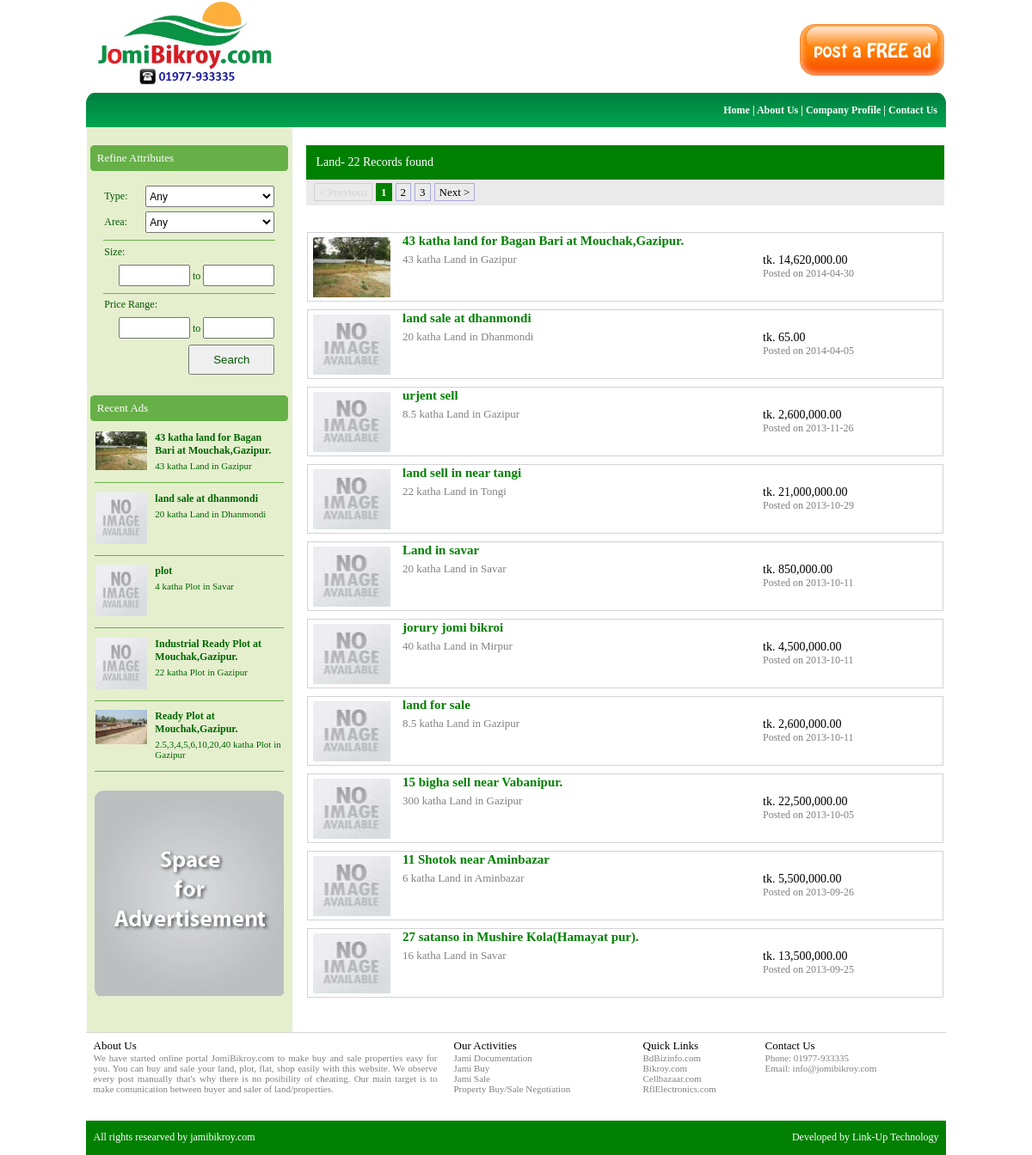
The app's page /item/?type=Land with its own data.
### tables this page shows
CREATE TABLE IF NOT EXISTS `published` (
  `id` int(11) NOT NULL AUTO_INCREMENT,
  `adid` int(11) NOT NULL,
  `date` text NOT NULL,
  `ipaddress` text NOT NULL,
  `type` text NOT NULL,
  `location` text NOT NULL,
  `size` varchar(20) NOT NULL,
  `address` text NOT NULL,
  `documentation` text NOT NULL,
  `price` varchar(20) NOT NULL,
  `title` text NOT NULL,
  `details` text NOT NULL,
  `yname` text NOT NULL,
  `ylocation` text NOT NULL,
  `yaddress` text NOT NULL,
  `phone` text NOT NULL,
  `email` text NOT NULL,
  `status` varchar(20) NOT NULL,
  `feature` varchar(1) NOT NULL DEFAULT '0',
  PRIMARY KEY (`id`)
);

### config.php (called while the page is built)
<?php
$base_url=$curl;
?>

### item/index.php (the view, shortened to what this page needs)
<?php
$curl="../";
include('../config.php');
$type=$_GET['type'];
$tbl_name = "published";
$adjacents = 6;
$query = "SELECT COUNT(*) as num FROM $tbl_name where title!='' && status='published' && type='$type'";
$total_pages = mysql_fetch_array(mysql_query($query));
$total_pages = $total_pages['num'];
?>
<html>
	<head>
		<link href="../css/style.css" rel="stylesheet" type="text/css">
	</head>
	<body onload="showContent()">
		<table border="0px" id="content" width="1000px" height="1000px" style="border-collapse:collapse;background:white;display:none">
			<tr class="headerheight">
				<td>
					<?php include('../header.php');?>
				</td>
			</tr>
			<tr height="40px">
				<td align="right" style="font-family:tahoma;color:white;font-size:12px;background-image:url('../images/101.png');background-repeat:no-repeat;background-position:left top;">
					<?php include('../topmenu.php');?>
				</td>
			</tr>
			<tr height="700px">
				<td valign="top">
					<table border="0px" width="100%" height="100%" style="margin:-1 0;border-collapse:collapse;">
						<tr height="5px">
							<td width="240px" bgcolor="#E5EFCE">&nbsp;</td>
							<td width="20px"></td>
							<td></td>
						</tr>
						<tr>
							<td bgcolor="#E5EFCE" align="center" valign="top">
								<?php include('../leftcontains.php');?>
							</td>
							<td></td>
							<td align="left" valign="top">
								<table border="0px" width="740px" style="border-collapse:collapse;">
									<tr height="40px" bgcolor="green">
										<td><font style="font-family:tahoma;font-size:14px;color:white">&nbsp;&nbsp;&nbsp;<?php echo "$type- $total_pages";?> Records found</font></td>
									</tr>
									<tr height="30px" bgcolor="#EAEAEA">
										<td align="left">
<?php
$targetpage = "";
$limit = 10;
if(isset($_REQUEST['page']))
$page = $_GET['page'];
else
$page=1;
if ($page)
	$start = ($page - 1) * $limit;
else
	$start = 0;
$sql = "SELECT * FROM $tbl_name where title!='' && status='published' && type='$type' order by adid desc LIMIT $start, $limit";
$result = mysql_query($sql);
$prev = $page - 1;
$next = $page + 1;
$lastpage = ceil($total_pages / $limit);
$pagination = "";
if ($lastpage > 1) {
	$pagination .= "<div class=\"pagination\">";
	if ($page > 1)
		$pagination .= "<a href=\"$targetpage?page=$prev&&type=$type\">< Previous</a>";
	else
		$pagination .= "<span class=\"disabled\">< Previous</span>";
	if ($lastpage < 7 + ($adjacents * 2))
	{
		for ($counter = 1; $counter <= $lastpage; $counter++) {
			if ($counter == $page)
				$pagination .= "<span class=\"current\">$counter</span>";
			else
				$pagination .= "<a href=\"$targetpage?page=$counter&&type=$type\">$counter</a>";
		}
	}
	if ($page < $counter - 1)
		$pagination .= "<a href=\"$targetpage?page=$next&&type=$type\">Next ></a>";
	else
		$pagination .= "<span class=\"disabled\">Next ></span>";
	$pagination .= "</div>\n";
}
?>
<?=$pagination ?>
										</td>
									</tr>
									<tr height="30px">
										<td></td>
									</tr>
									<tr>
										<td>
											<table border="0px" width="740px" style="border-collapse:collapse;">
											<?php
											if($type=="Land" || $type=="Plot" || $type=="Plot_for_Developers")
											$unit="katha";
											while($row=mysql_fetch_array($result)){
											if (file_exists("../newad/thumb/$row[adid].jpg")){
											$img = "$row[adid].jpg";
											}
											else{
											$img = "noimg.jpg";
											}
											?>
												<tr id="<?php echo "$row[id]";?>" onmouseover="ItemHover('<?php echo "$row[id]";?>')" onmouseout="ItemHoverOut('<?php echo "$row[id]";?>')" onclick="window.location.href='detail/?adid=<?php echo "$row[adid]";?>';" height="80px" style="border:1px solid lightgrey;cursor:pointer">
													<td width="100px" align="center" valign="middle"><img src="../newad/thumb/<?php echo $img;?>" width="90px" height="70px"></td>
													<td width="5px"></td>
													<td width="400px" align="left" valign="top">
														<font style="font-family:tahoma;font-size:15px;color:green;font-weight:bold"><?php echo "$row[title]";?></font><br><font style="font-size:4px"><br></font>
														<font style="font-family:tahoma;font-size:13px;color:gray;"><?php echo "$row[size] $unit $type";?> in <?php echo "$row[location]";?></font>
													</td>
													<td width="15px"></td>
													<td>
														<font style="font-family:tahoma;font-size:14px;">tk. <?php echo number_format("$row[price]", 2);?></font><br>
														<font style="font-family:tahoma;font-size:12px;color:gray">Posted on <?php echo "$row[date]";?></font>
													</td>
												</tr>
												<tr height="10px">
													<td colspan="5"></td>
												</tr>
											<?php }?>
											</table>
										</td>
									</tr>
								</table>
							</td>
						</tr>
					</table>
				</td>
			</tr>
			<tr height="100px" style="border-top:1px solid lightgray">
				<td align="center"><?php include('../footer.php');?></td>
			</tr>
			<tr height="40px">
				<td bgcolor="green" align="center"><?php include('../bottom-footer.php');?></td>
			</tr>
		</table>
	</body>
</html>

### leftcontains.php (shortened to what this page needs)
<table border="0px" width="230px" style="border-collapse:collapse;font-family:tahoma;">
	<tr>
		<td height="30px" style="background-image:url('<?php echo $base_url;?>images/102.png');background-repeat:no-repeat;background-position:left top;font-size:13px;color:white">&nbsp;&nbsp;Refine Attributes</td>
	</tr>
	<tr>
		<td align="center">
			<form action="<?php echo $base_url;?>filter" method="get" style="font-size:12px">
				<br>
				<table border="0px" width="200px" style="font-size:12px;border-collapse:collapse;">
					<tr>
						<td width="50px" style="color:#005500;">Type:</td>
						<td>
							<select name="cmbtype" style="width:150px;height:25px;font-size:12px" onchange="SizeText()">
<option>Any</option>
							</select>
						</td>
					</tr>
					<tr height="3px">
						<td colspan="2"></td>
					</tr>
					<tr>
						<td style="color:#005500;">Area:</td>
						<td>
							<select name="cmblocation" style="width:150px;height:25px;font-size:12px">
<option>Any</option>
							</select></td>
					</tr>
					<tr height="5px">
						<td colspan="2"></td>
					</tr>
					<tr height="1px">
						<td colspan="2" style="border-bottom:1px solid #67B048"></td>
					</tr>
					<tr height="5px">
						<td colspan="2"></td>
					</tr>
					<tr>
						<td colspan="2" id="sizetext" style="color:#005500;">Size:</td>
					</tr>
					<tr height="5px">
						<td colspan="2"></td>
					</tr>
					<tr>
						<td colspan="2" align="right" style="color:#005500;">
							<input type="text" name="txtsizefrom" style="width:83px;height:25px;font-size:12px">
							to
							<input type="text" name="txtsizeto" style="width:83px;height:25px;font-size:12px">
						</td>
					</tr>
					<tr height="5px">
						<td colspan="2"></td>
					</tr>
					<tr height="1px">
						<td colspan="2" style="border-bottom:1px solid #67B048"></td>
					</tr>
					<tr height="5px">
						<td colspan="2"></td>
					</tr>
					<tr>
						<td colspan="2" style="color:#005500;">Price Range:</td>
					</tr>
					<tr height="5px">
						<td colspan="2"></td>
					</tr>
					<tr>
						<td colspan="2" align="right" style="color:#005500;">
							<input name="txtpricefrom" type="text" name="" style="width:83px;height:25px;font-size:12px">
							to
							<input name="txtpriceto" type="text" name="" style="width:83px;height:25px;font-size:12px">
						</td>
					</tr>
					<tr height="5px">
						<td colspan="2"></td>
					</tr>
					<tr>
						<td colspan="2" align="right"><input style="width:100px;height:35px;color:#005500;cursor:pointer" type="submit" name="fltrsubmit" value="Search"></td>
					</tr>
				</table>
			</form>
		</td>
	</tr>
	<tr height="10px"><td></td></tr>
	<tr>
		<td height="30px" style="background-image:url('<?php echo $base_url;?>images/102.png');background-repeat:no-repeat;background-position:left top;font-size:13px;color:white">&nbsp;&nbsp;Recent Ads</td>
	</tr>
	<tr>
		<td align="center">
			<table border="0px" width="220px" style="border-collapse:collapse;">
				<tr height="10px">
					<td colspan="3"></td>
				</tr>
				<?php
				$unit="";
				$raquery=mysql_query("select * from published where status='published' && title!='' order by id desc limit 5");
				while ($rarow=mysql_fetch_array($raquery)){
				if(file_exists("{$base_url}newad/thumb/$rarow[adid].jpg")){
				$img = "$rarow[adid].jpg";
				}
				else{
				$img = "noimg.jpg";
				}
				if($rarow['type'] == 'Land' || $rarow['type'] == 'Plot' || $rarow['type'] == 'Plot_for_Developers')
				$unit = "katha";
				else
				$unit = "sft.";
				?>
				<tr id="rarow<?php echo "$rarow[adid]";?>" onmouseover="rahover('rarow<?php echo "$rarow[adid]";?>')" onmouseout="rahover('rarow<?php echo "$rarow[adid]";?>')" onclick="window.location.href='<?php echo $base_url;?>item/detail/?adid=<?php echo "$rarow[adid]";?>'" align="left" valign="top" style="cursor:pointer;color:#006600">
					<td width="60px"><img src="<?php echo $base_url;?>newad/thumb/<?php echo "$img";?>" width="60px"></td>
					<td width="5px"></td>
					<td>
						<font style="font-family:tahoma;font-size:12px;font-weight:bold;"><?php echo "$rarow[title]";?></font><br>
						<font style="font-family:tahoma;font-size:11px;"><?php echo "$rarow[size] $unit $rarow[type] in $rarow[location]";?></font><br>
					</td>
				</tr>
				<tr height="10px">
					<td colspan="3"></td>
				</tr>
				<tr height="1px" style="border-bottom:1px solid #67B048">
					<td colspan="3"></td>
				</tr>
				<tr height="10px">
					<td colspan="3"></td>
				</tr>
				<?php }?>
			</table>
		</td>
	</tr>
	<tr height="10px"><td></td></tr>
	<tr>
		<td width="230px" height="150px" align="center">
			<img src="<?php echo "{$base_url}images/placead.png"?>" width="220px">
		</td>
	</tr>
	<tr height="15px"><td></td></tr>
	<tr height="25px" style="font-family:tahoma;font-size:12px;">
		<td>
		</td>
	</tr>
</table>

### css/style.css (style rules this page uses)
body { width:1000px; text-align:center; margin:0 auto; }
.headerheight { height:100px; }

### item/index.php (style rules this page uses)
div.pagination { font-family:tahoma; font-size:13px; padding: 3px; margin: 3px; }
div.pagination a { font-family:tahoma; font-size:13px; padding: 2px 5px 2px 5px; margin: 2px; border: 1px solid #AAAADD; text-decoration: none; color: black; }
div.pagination span.current { font-family:tahoma; font-size:13px; padding: 2px 5px 2px 5px; margin: 2px; border: 1px solid green; font-weight: bold; background-color: green; color: white; }
div.pagination span.disabled { font-family:tahoma; font-size:13px; padding: 2px 5px 2px 5px; margin: 2px; border: 1px solid lightgray; color: lightgray; }

### records on screen
published: shows a picture, title "43 katha land for Bagan Bari at Mouchak,Gazipur.", size "43", type "katha", type "Land", location "Gazipur", price "14,620,000.00", date "2014-04-30"
published: title "land sale at dhanmondi", size "20", type "katha", type "Land", location "Dhanmondi", price "65.00", date "2014-04-05"
published: title "plot", size "4", type "katha", type "Plot", location "Savar"
published: title "Industrial Ready Plot at Mouchak,Gazipur.", size "22", type "katha", type "Plot", location "Gazipur"
published: shows a picture, title "Ready Plot at Mouchak,Gazipur.", size "2.5,3,4,5,6,10,20,40", type "katha", type "Plot", location "Gazipur"
published: title "urjent sell", size "8.5", location "Gazipur", price "2,600,000.00", date "2013-11-26"
published: title "land sell in near tangi", size "22", location "Tongi", price "21,000,000.00", date "2013-10-29"
published: title "Land in savar", size "20", location "Savar", price "850,000.00", date "2013-10-11"
published: title "jorury jomi bikroi", size "40", location "Mirpur", price "4,500,000.00", date "2013-10-11"
published: title "land for sale", size "8.5", location "Gazipur", price "2,600,000.00", date "2013-10-11"
published: title "15 bigha sell near Vabanipur.", size "300", location "Gazipur", price "22,500,000.00", date "2013-10-05"
published: title "11 Shotok near Aminbazar", size "6", location "Aminbazar", price "5,500,000.00", date "2013-09-26"
published: title "27 satanso in Mushire Kola(Hamayat pur).", size "16", location "Savar", price "13,500,000.00", date "2013-09-25"

### other values on screen
$type "Land"
$total_pages "22"
